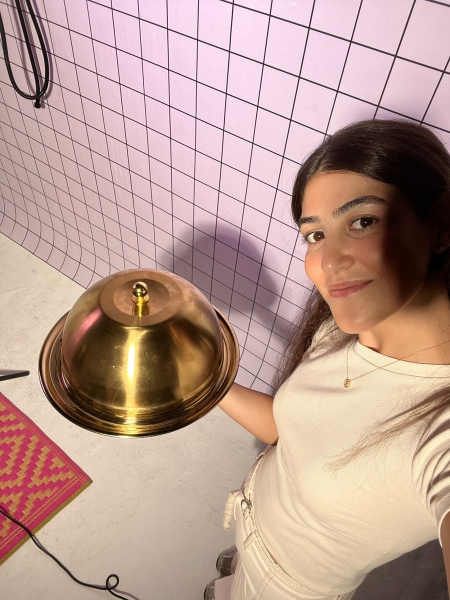
#> input picture assets/rama.jpg, 900 x 1200 px (shown at 1/2 size)
$ python vectorize_color.py ../rama.jpg ../assistant.png ../assistant.png
#> lines starting #> are read from the running program, lines starting #| are printed output that depends on the picture; after the words box and inside, x2 and y2 are one past the last pixel; in counts of white or black regions, pixels touching at a corner belong together
import sys, re, subprocess, tempfile, os
import cv2, numpy as np

src, out, preview = sys.argv[1], sys.argv[2], sys.argv[3]
S = 4  # input is already rendered at 4x
CLOSE_R = 4 * S // 2 + 2  # gap-closing radius (in upscaled px)

col = cv2.imread(src)
#> col is the input picture: shape (1200, 900, 3); mean B, G, R 146.2, 156.6, 187
g = cv2.cvtColor(col, cv2.COLOR_BGR2GRAY)
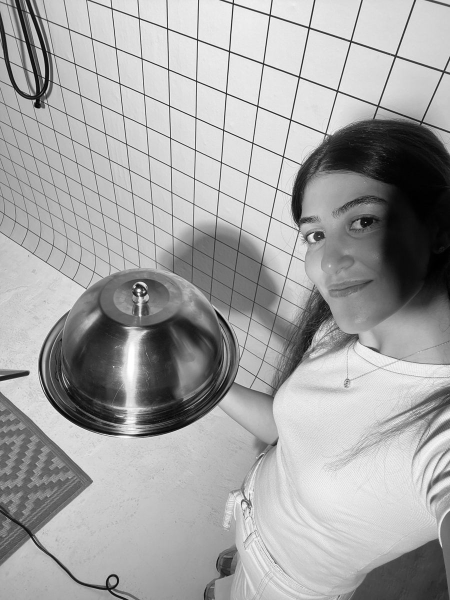
#> g: shape (1200, 900) (shown at 1/2 size); min 0, max 255, mean 164.5
H0, W0 = g.shape[0] // S, g.shape[1] // S
#> H0 = 300; W0 = 225
bg_bgr = col[5, 5]
#> bg_bgr = [70, 69, 95]
g = cv2.GaussianBlur(g, (0, 0), S * 0.5)
lines = (g < 62).astype(np.uint8)
#> lines: shape (1200, 900); values 0 (black) and 1 (white), 9.8% white; 39 white regions (16 under 20 px), largest, box (x1, y1, x2, y2) and area: (631, 243, 900, 612) 56702, (277, 633, 458, 872) 17745, (90, 625, 245, 868) 16193
lines = cv2.morphologyEx(lines, cv2.MORPH_OPEN, np.ones((3, 3), np.uint8))
#> lines: shape (1200, 900); values 0 (black) and 1 (white), 9.8% white; 30 white regions (9 under 20 px), largest, box (x1, y1, x2, y2) and area: (632, 243, 900, 612) 56671, (280, 633, 458, 872) 17673, (93, 626, 245, 868) 15615
H, W = lines.shape
#> H = 1200; W = 900

disc = lambda r: cv2.getStructuringElement(cv2.MORPH_ELLIPSE, (2 * r + 1, 2 * r + 1))
closed = cv2.morphologyEx(lines, cv2.MORPH_CLOSE, disc(CLOSE_R))
#> closed: shape (1200, 900); values 0 (black) and 1 (white), 10.5% white; 18 white regions (2 under 20 px), largest, box (x1, y1, x2, y2) and area: (585, 243, 900, 612) 59761, (280, 633, 458, 872) 19756, (93, 626, 245, 868) 17965
from scipy.ndimage import binary_fill_holes

# Bridge open stroke ends: extend each skeleton endpoint along its direction
# until it meets another line (within MAX_GAP), so regions become sealed.
from skimage.morphology import skeletonize
MAX_GAP = 28 * S
sk = skeletonize(lines > 0).astype(np.uint8)
#> sk: shape (1200, 900); values 0 (black) and 1 (white), 0.38% white in thin lines or dots
nb = cv2.filter2D(sk, -1, np.ones((3, 3), np.float32), borderType=cv2.BORDER_CONSTANT) - sk
ends = np.argwhere((sk == 1) & (nb == 1))
#> ends = 108 pairs, first value 1 to 1198, second value 0 to 898
# Spots and tiny fur marks are not boundaries: ignore them as bridge sources/targets.
nc, clab, cst, _ = cv2.connectedComponentsWithStats(lines, connectivity=8)
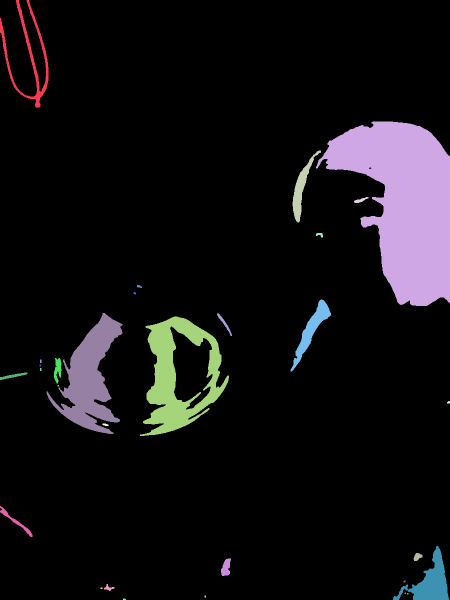
#> clab: shape (1200, 900) int32 (shown at 1/2 size); 31 distinct labels, from 0 to 30; one colour per label, 0 black
#> nc = 31; cst = 31 rows, first 6: [0, 0, 900, 1200, 974382], [0, 0, 97, 215, 3360], [632, 243, 268, 369, 56671], [585, 301, 57, 144, 2015], [708, 394, 29, 12, 153], [632, 466, 14, 9, 79]
big = np.hypot(cst[:, 2], cst[:, 3]) >= 45 * S
big[0] = False
structural = big[clab].astype(np.uint8)
#> structural: shape (1200, 900); values 0 (black) and 1 (white), 8.6% white; 4 white regions, box (x1, y1, x2, y2) and area: (632, 243, 900, 612) 56671, (280, 633, 458, 872) 17673, (93, 626, 245, 868) 15615, (0, 0, 97, 215) 3360
bridges = 0
for (y, x) in ends:
    # walk back along the skeleton to estimate stroke direction
    path = [(y, x)]; prev = None; cy, cx = y, x
    for _ in range(10 * S):
        nxt = None
        for dy in (-1, 0, 1):
            for dx in (-1, 0, 1):
                ny, nx = cy + dy, cx + dx
                if (dy or dx) and 0 <= ny < H and 0 <= nx < W and sk[ny, nx] and (ny, nx) not in path:
                    nxt = (ny, nx); break
            if nxt: break
        if not nxt: break
        path.append(nxt); cy, cx = nxt
    if not structural[y, x] or len(path) < 4 * S:
        continue  # tiny speck / dot, not a stroke
    d = np.array([y - cy, x - cx], float); d /= np.linalg.norm(d) + 1e-9
    best = None
    for ang in np.radians(np.arange(-35, 36, 5)):
        c, s_ = np.cos(ang), np.sin(ang)
        v = np.array([c * d[0] - s_ * d[1], s_ * d[0] + c * d[1]])
        left = False
        for t in range(1, MAX_GAP):
            py, px = int(round(y + v[0] * t)), int(round(x + v[1] * t))
            if not (0 <= py < H and 0 <= px < W): break
            if not structural[py, px]: left = True
            elif left:
                if best is None or t < best[0]: best = (t, py, px)
                break
    if best:
        cv2.line(closed, (int(x), int(y)), (best[2], best[1]), 1, 2 * S)
        bridges += 1
#> this loop made 108 passes
#> (y, x, d) on passes 1, 2, 3, 4, 5, 6, 7, 9, 10, 11, 13, 15: (1, 56, [-0.951, -0.309]), (2, 35, [-0.97, -0.243]), (37, 0, [-0.985, -0.172]), (210, 75, [1, 0]), (245, 743, [-0.677, -0.736]), (250, 725, [-0.928, -0.371]), (288, 656, [-0.474, -0.88]), (325, 653, [0.962, -0.275]), (335, 633, [0.633, -0.774]), (335, 653, [1, 0]), (395, 746, [-0.265, -0.964]), (437, 723, [-0.124, -0.992])
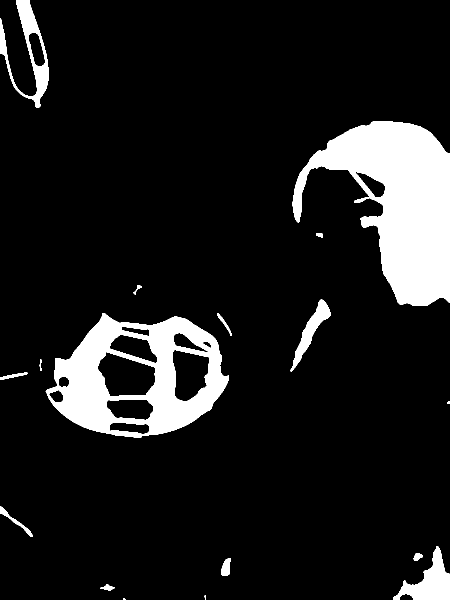
#> closed: shape (1200, 900) (shown at 1/2 size); values 0 (black) and 1 (white), 11% white; 17 white regions (2 under 20 px), largest, box (x1, y1, x2, y2) and area: (585, 243, 900, 612) 60397, (91, 626, 458, 876) 42612, (0, 0, 97, 215) 5622
#> after the loop, bridges = 25
print("bridges:", bridges)
#| bridges: 25
closed = cv2.dilate(closed, disc(1))
#> closed: shape (1200, 900); values 0 (black) and 1 (white), 11.6% white; 17 white regions, largest, box (x1, y1, x2, y2) and area: (584, 242, 900, 613) 61660, (90, 625, 459, 877) 45196, (0, 0, 98, 216) 6486
free = (1 - closed).astype(np.uint8)
n, lab, stats, _ = cv2.connectedComponentsWithStats(free, connectivity=4)
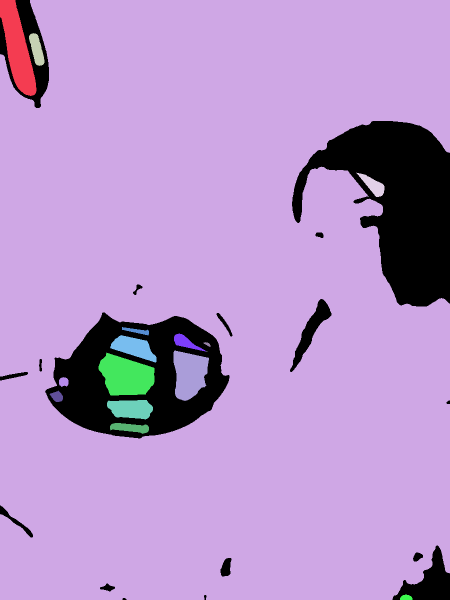
#> lab: shape (1200, 900) int32 (shown at 1/2 size); 18 distinct labels, from 0 to 17; one colour per label, 0 black
#> n = 18; stats = 18 rows, first 6: [0, 0, 900, 1200, 125162], [0, 0, 73, 192, 7362], [0, 0, 900, 1200, 924048], [58, 66, 31, 66, 1221], [713, 345, 56, 49, 1143], [737, 393, 1, 1, 1]


def trace(mask, turd=4, alpha=1.0):
    with tempfile.TemporaryDirectory() as d:
        p = os.path.join(d, "m.pbm")
        cv2.imwrite(p, (1 - mask) * 255)
        svg = subprocess.run(["potrace", "-s", "-t", str(turd), "-a", str(alpha),
                              "-O", "0.4", "-o", "-", p],
                             capture_output=True, text=True, check=True).stdout
    tr = re.search(r'<g transform="([^"]+)"', svg).group(1)
    ds = re.findall(r'<path d="([^"]+)"', svg)
    return tr, " ".join(d.replace("\n", " ") for d in ds)


min_area = 8 * S * S
regions = []
for i in range(1, n):
    x, y, w, h, a = stats[i]
    if a < min_area or x == 0 or y == 0 or x + w >= W or y + h >= H:
        continue  # skip specks and the outside background
    m = binary_fill_holes(lab == i).astype(np.uint8)  # spots sit on top, no holes needed
    m = cv2.dilate(m, disc(CLOSE_R + 3))  # tuck region edges under the lines
    fillc = np.median(col[lab == i], axis=0).astype(int)
    regions.append((a, m, fillc))
#> this loop made 17 passes
#> (x, y, w, h, a, fillc) on passes 3, 4, 6, 7, 8, 10, 12, 13, 14, 15, 16: (58, 66, 31, 66, 1221, [175, 176, 203]), (713, 345, 56, 49, 1143, [59, 86, 129]), (244, 654, 54, 17, 398, [95, 172, 209]), (348, 667, 65, 36, 894, [31, 74, 124]), (220, 670, 93, 55, 2707, [65, 119, 153]), (347, 701, 71, 101, 5248, [55, 112, 158]), (197, 705, 112, 86, 6891, [60, 110, 142]), (118, 754, 19, 20, 297, [54, 62, 103]), (99, 781, 27, 23, 398, [37, 65, 113]), (214, 800, 92, 39, 2830, [63, 129, 169]), (220, 846, 78, 22, 1111, [88, 174, 212])
#> (x, y, w, h, a) on passes 1, 2, 5, 9, 11, 17: (0, 0, 73, 192, 7362), (0, 0, 900, 1200, 924048), (737, 393, 1, 1, 1), (407, 684, 14, 10, 69), (413, 703, 2, 1, 2), (800, 1189, 25, 11, 218)
#> after the loop, regions = 11 items
regions.sort(key=lambda r: -r[0])  # big first, small on top

# tiny openings in the line art (e.g. thin eye highlights) that gap-closing
# swallowed: give each its own small shape in its original colour
covered = np.zeros_like(lines)
for _, m, _ in regions:
    covered |= m
#> this loop made 11 passes
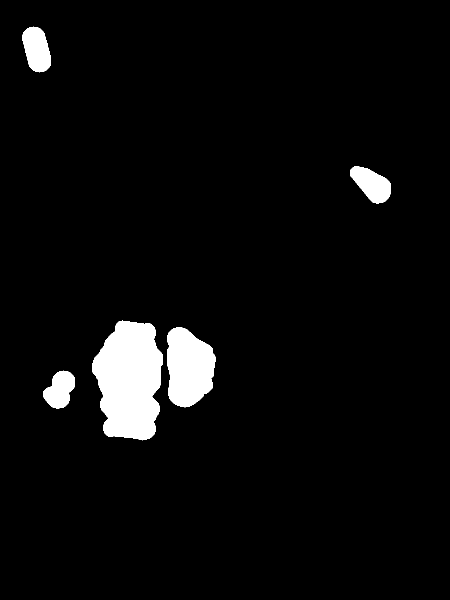
#> covered: shape (1200, 900) (shown at 1/2 size); values 0 (black) and 1 (white), 4.5% white; 5 white regions, box (x1, y1, x2, y2) and area: (184, 641, 326, 881) 25536, (334, 654, 431, 815) 11952, (45, 53, 102, 145) 3818, (700, 332, 782, 407) 3731, (86, 741, 150, 817) 3218
leftover = ((1 - lines) & (1 - covered)).astype(np.uint8)
#> leftover: shape (1200, 900); values 0 (black) and 1 (white), 87% white; 25 black regions (8 under 20 px), largest, box (x1, y1, x2, y2) and area: (86, 626, 458, 881) 63998, (632, 243, 900, 612) 59037, (0, 0, 102, 215) 6254
n2, lab2, st2, _ = cv2.connectedComponentsWithStats(leftover, connectivity=4)
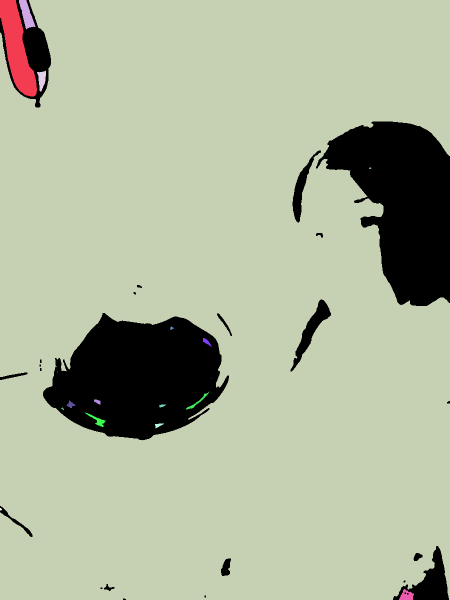
#> lab2: shape (1200, 900) int32 (shown at 1/2 size); 21 distinct labels, from 0 to 20; one colour per label, 0 black
#> n2 = 21; st2 = 21 rows, first 6: [0, 0, 900, 1200, 140892], [0, 0, 74, 193, 7290], [38, 0, 33, 59, 964], [0, 0, 900, 1200, 928892], [74, 141, 18, 42, 458], [738, 335, 5, 3, 10]
for i in range(1, n2):
    if st2[i, 4] < 3 * S * S:
        continue
    fillc = np.median(col[lab2 == i], axis=0).astype(int)
    if np.abs(fillc - bg_bgr.astype(int)).sum() < 30:
        continue  # it's just background showing between lines
    m = cv2.dilate((lab2 == i).astype(np.uint8), disc(2))
    regions.append((st2[i, 4], m, fillc))
#> this loop made 20 passes
#> fillc on passes 1, 2, 3, 4, 7, 12, 13, 14, 15, 17, 18, 20: [172, 171, 200], [101, 98, 123], [175, 190, 218], [89, 84, 106], [34, 67, 100], [49, 81, 116], [40, 72, 98], [37, 61, 88], [43, 73, 98], [39, 75, 107], [34, 69, 101], [54, 60, 73]
#> pass 3, `m = cv2.dilate((lab2 == i).astype(np.uint8), disc(2))`:
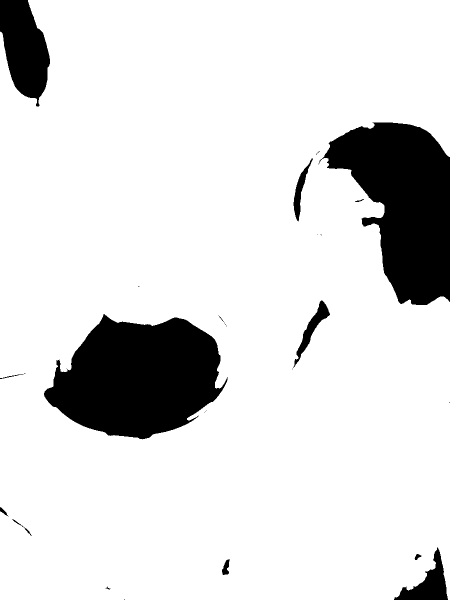
#> m: shape (1200, 900) (shown at 1/2 size); values 0 (black) and 1 (white), 86.8% white; 31 black regions (18 under 20 px), largest, box (x1, y1, x2, y2) and area: (88, 628, 456, 879) 62508, (637, 245, 900, 610) 56917, (0, 0, 100, 213) 14068
#> after the loop, regions = 23 items

parts = []
hexc = lambda c: "#%02X%02X%02X" % (c[2], c[1], c[0])
for k, (a, m, fillc) in enumerate(regions):
#> (the run stopped early here; a loop or call above may not have finished)
